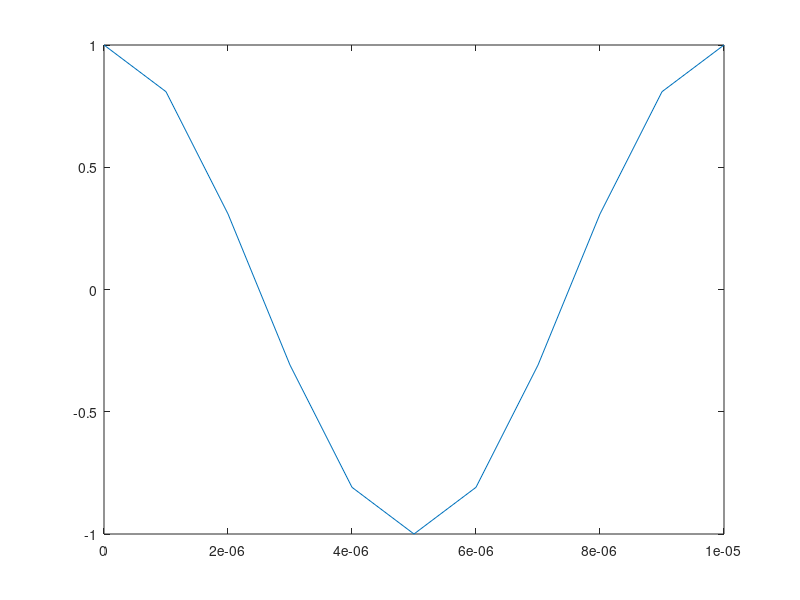
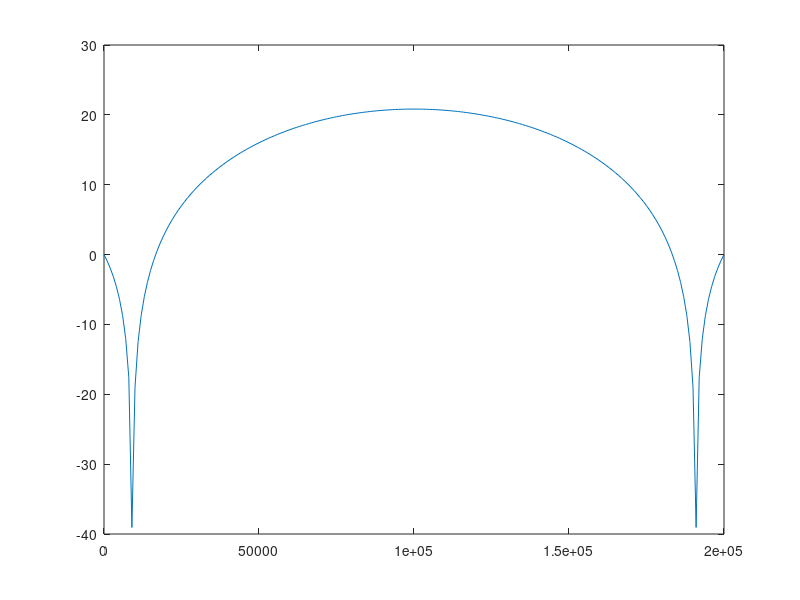

Write MATLAB code to recreate these figures, in order.
clc, clear
Fd = 1e6;
t = 0:1/Fd:10e-6;
fn = 100e3;
W = exp(1i*2*pi*fn*t).';
figure(1), plot(t, real(W))
f = 0:10e2:200e3;
n = length(f);
out=zeros(1,n);
for ii=1:n
    signal = exp(1i*2*pi*f(1,ii)*t).';
    out(1,ii) = W'*signal;
end
figure(2), plot(f, 20*log10(abs(out)))